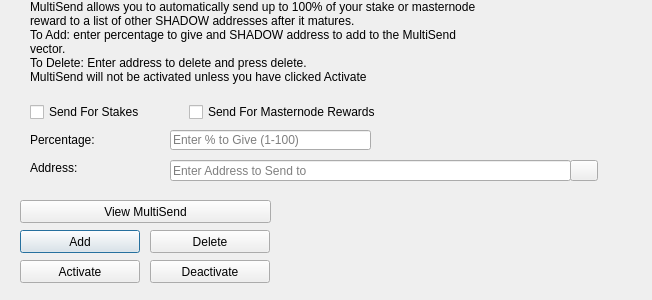
<?xml version="1.0" encoding="UTF-8"?>
<ui version="4.0">
 <class>MultiSendDialog</class>
 <widget class="QDialog" name="MultiSendDialog">
  <property name="windowModality">
   <enum>Qt::NonModal</enum>
  </property>
  <property name="geometry">
   <rect>
    <x>0</x>
    <y>0</y>
    <width>652</width>
    <height>300</height>
   </rect>
  </property>
  <property name="windowTitle">
   <string>MultiSend</string>
  </property>
  <widget class="QLineEdit" name="multiSendPercentEdit">
   <property name="geometry">
    <rect>
     <x>170</x>
     <y>130</y>
     <width>201</width>
     <height>20</height>
    </rect>
   </property>
   <property name="toolTip">
    <string>Enter whole numbers 1 - 100</string>
   </property>
   <property name="placeholderText">
    <string>Enter % to Give (1-100)</string>
   </property>
  </widget>
  <widget class="QLineEdit" name="multiSendAddressEdit">
   <property name="geometry">
    <rect>
     <x>170</x>
     <y>160</y>
     <width>401</width>
     <height>21</height>
    </rect>
   </property>
   <property name="toolTip">
    <string/>
   </property>
   <property name="placeholderText">
    <string>Enter Address to Send to</string>
   </property>
  </widget>
  <widget class="QLabel" name="label_2">
   <property name="geometry">
    <rect>
     <x>30</x>
     <y>0</y>
     <width>451</width>
     <height>121</height>
    </rect>
   </property>
   <property name="lineWidth">
    <number>1</number>
   </property>
   <property name="text">
    <string>MultiSend allows you to automatically send up to 100% of your stake or masternode reward to a list of other SHADOW addresses after it matures.
To Add: enter percentage to give and SHADOW address to add to the MultiSend vector.
To Delete: Enter address to delete and press delete.
MultiSend will not be activated unless you have clicked Activate</string>
   </property>
   <property name="alignment">
    <set>Qt::AlignLeading|Qt::AlignLeft|Qt::AlignTop</set>
   </property>
   <property name="wordWrap">
    <bool>true</bool>
   </property>
  </widget>
  <widget class="QLabel" name="message">
   <property name="geometry">
    <rect>
     <x>290</x>
     <y>200</y>
     <width>351</width>
     <height>91</height>
    </rect>
   </property>
   <property name="text">
    <string/>
   </property>
  </widget>
  <widget class="QPushButton" name="addButton">
   <property name="geometry">
    <rect>
     <x>20</x>
     <y>230</y>
     <width>120</width>
     <height>23</height>
    </rect>
   </property>
   <property name="toolTip">
    <string/>
   </property>
   <property name="statusTip">
    <string>Add to MultiSend Vector</string>
   </property>
   <property name="text">
    <string>Add</string>
   </property>
  </widget>
  <widget class="QPushButton" name="disableButton">
   <property name="geometry">
    <rect>
     <x>150</x>
     <y>260</y>
     <width>120</width>
     <height>23</height>
    </rect>
   </property>
   <property name="statusTip">
    <string>Deactivate MultiSend</string>
   </property>
   <property name="text">
    <string>Deactivate</string>
   </property>
  </widget>
  <widget class="QPushButton" name="addressBookButton">
   <property name="geometry">
    <rect>
     <x>570</x>
     <y>160</y>
     <width>28</width>
     <height>21</height>
    </rect>
   </property>
   <property name="toolTip">
    <string>Choose an address from the address book</string>
   </property>
   <property name="text">
    <string/>
   </property>
   <property name="icon">
    <iconset resource="../shadow.qrc">
     <normaloff>:/icons/address-book</normaloff>:/icons/address-book</iconset>
   </property>
   <property name="shortcut">
    <string>Alt+A</string>
   </property>
   <property name="autoDefault">
    <bool>false</bool>
   </property>
  </widget>
  <widget class="QLabel" name="label">
   <property name="geometry">
    <rect>
     <x>30</x>
     <y>130</y>
     <width>121</width>
     <height>20</height>
    </rect>
   </property>
   <property name="toolTip">
    <string>Percentage of stake to send</string>
   </property>
   <property name="text">
    <string>Percentage:</string>
   </property>
  </widget>
  <widget class="QLabel" name="label_5">
   <property name="geometry">
    <rect>
     <x>30</x>
     <y>160</y>
     <width>111</width>
     <height>16</height>
    </rect>
   </property>
   <property name="toolTip">
    <string>Address to send portion of stake to</string>
   </property>
   <property name="text">
    <string>Address:</string>
   </property>
  </widget>
  <widget class="QPushButton" name="deleteButton">
   <property name="geometry">
    <rect>
     <x>150</x>
     <y>230</y>
     <width>120</width>
     <height>23</height>
    </rect>
   </property>
   <property name="toolTip">
    <string/>
   </property>
   <property name="statusTip">
    <string>Delete Address From MultiSend Vector</string>
   </property>
   <property name="text">
    <string>Delete</string>
   </property>
  </widget>
  <widget class="QPushButton" name="activateButton">
   <property name="geometry">
    <rect>
     <x>20</x>
     <y>260</y>
     <width>120</width>
     <height>23</height>
    </rect>
   </property>
   <property name="statusTip">
    <string>Activate MultiSend</string>
   </property>
   <property name="text">
    <string>Activate</string>
   </property>
  </widget>
  <widget class="QPushButton" name="viewButton">
   <property name="geometry">
    <rect>
     <x>20</x>
     <y>200</y>
     <width>251</width>
     <height>23</height>
    </rect>
   </property>
   <property name="toolTip">
    <string/>
   </property>
   <property name="statusTip">
    <string>View MultiSend Vector</string>
   </property>
   <property name="text">
    <string>View MultiSend</string>
   </property>
  </widget>
  <widget class="QWidget" name="horizontalLayoutWidget">
   <property name="geometry">
    <rect>
     <x>30</x>
     <y>100</y>
     <width>351</width>
     <height>24</height>
    </rect>
   </property>
   <layout class="QHBoxLayout" name="horizontalLayout">
    <item>
     <widget class="QCheckBox" name="multiSendStakeCheckBox">
      <property name="text">
       <string>Send For Stakes</string>
      </property>
     </widget>
    </item>
    <item>
     <widget class="QCheckBox" name="multiSendMasternodeCheckBox">
      <property name="text">
       <string>Send For Masternode Rewards</string>
      </property>
     </widget>
    </item>
   </layout>
  </widget>
 </widget>
 <resources>
  <include location="../shadow.qrc"/>
 </resources>
 <connections/>
</ui>
